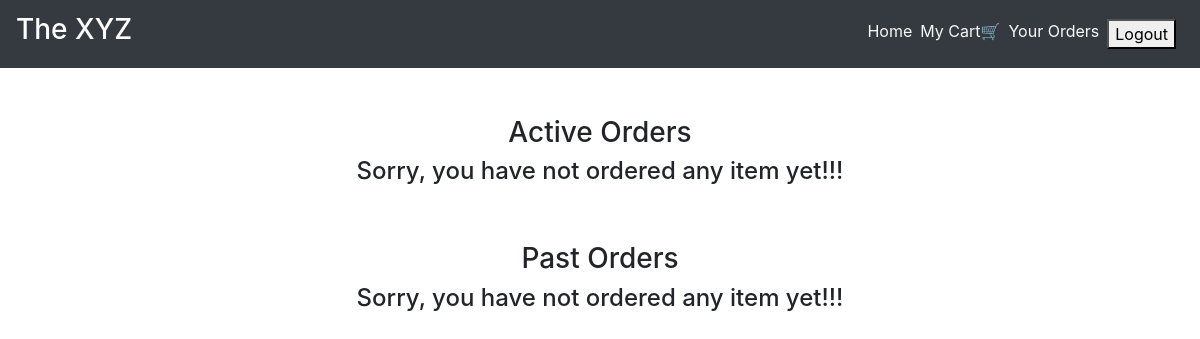
Before: /order_details/ (signed in) with the older database file.
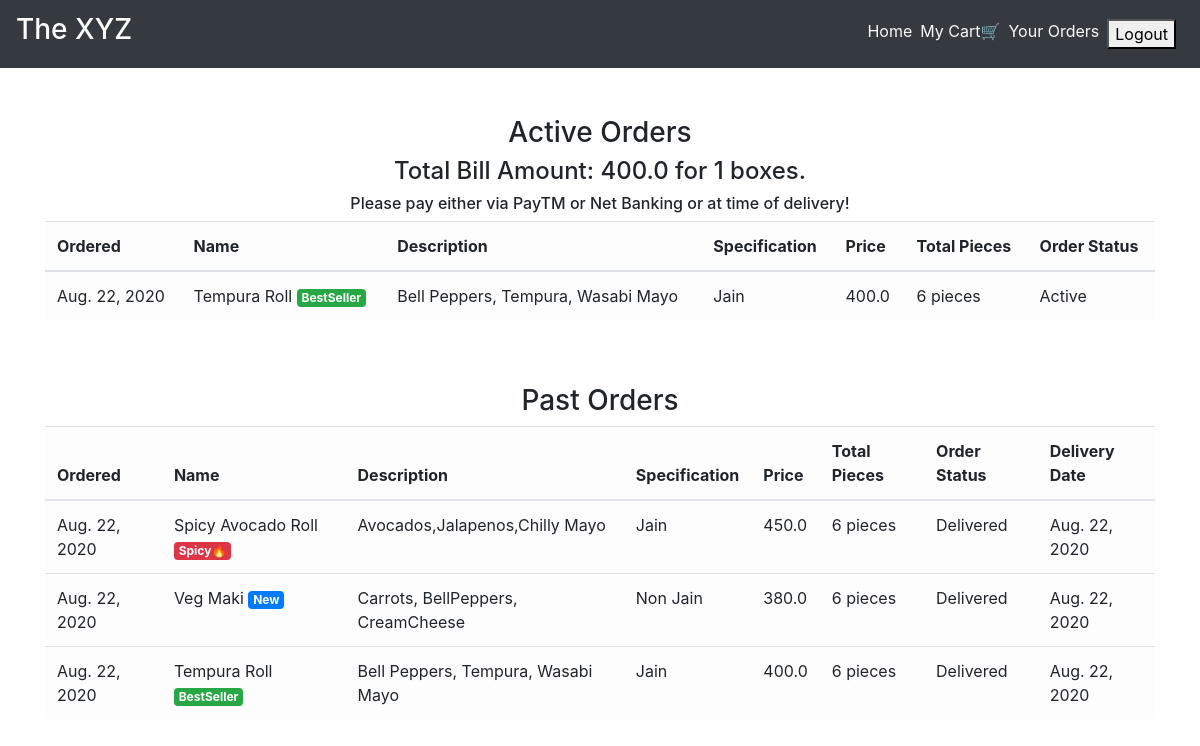
After: the same page with the newer database file.
### main/models.py (models this page shows, shortened)
class CartItems(models.Model):
    ORDER_STATUS = (
        ('Active', 'Active'),
        ('Delivered', 'Delivered')
    )
    user = models.ForeignKey(User, on_delete=models.CASCADE)
    item = models.ForeignKey(Item, on_delete=models.CASCADE)
    ordered = models.BooleanField(default=False)
    quantity = models.IntegerField(default=1)
    ordered_date = models.DateField(default=timezone.now)
    status = models.CharField(max_length=20, choices=ORDER_STATUS, default='Active')
    delivery_date = models.DateField(default=timezone.now)
    class Meta:
        verbose_name = 'Cart Item'
        verbose_name_plural = 'Cart Items'

class Item(models.Model):
    LABELS = (
        ('BestSeller', 'BestSeller'),
        ('New', 'New'),
        ('Spicy🔥', 'Spicy🔥'),
    )
    LABEL_COLOUR = (
        ('danger', 'danger'),
        ('success', 'success'),
        ('primary', 'primary'),
        ('info', 'info')
    )
    title = models.CharField(max_length=150)
    description = models.CharField(max_length=250,blank=True)
    price = models.FloatField()
    pieces = models.IntegerField(default=6)
    instructions = models.CharField(max_length=250,default="Jain Option Available")
    image = models.ImageField(default='default.png', upload_to='images/')
    labels = models.CharField(max_length=25, choices=LABELS, blank=True)
    label_colour = models.CharField(max_length=15, choices=LABEL_COLOUR, blank=True)
    slug = models.SlugField(default="sushi_name")
    created_by = models.ForeignKey(User, on_delete=models.CASCADE)

### main/views.py (the view)
# urls.py: path('order_details/', views.order_details, name='order_details'),
@login_required
def order_details(request):
    items = CartItems.objects.filter(ordered=True,status="Active").order_by('-ordered_date')
    cart_items = CartItems.objects.filter(ordered=True,status="Delivered").order_by('-ordered_date')
    bill = items.aggregate(Sum('item__price'))
    number = items.aggregate(Sum('quantity'))
    pieces = items.aggregate(Sum('item__pieces'))
    total = bill.get("item__price__sum")
    count = number.get("quantity__sum")
    total_pieces = pieces.get("item__pieces__sum")
    context = {
        'items':items,
        'cart_items':cart_items,
        'total': total,
        'count': count,
        'total_pieces': total_pieces
    }
    return render(request, 'main/order_details.html', context)

### main/templatetags/get_group.py (called while the page is built)
@register.filter(name='has_group')
def has_group(user, group_name):
    return user.groups.filter(name=group_name).exists()

### main/templates/main/order_details.html
{% extends "main/layout.html" %}
{% block content %}
<div class="cart">
    <div class="container">
        <div class="row">
            <div class="col-sm-12 mt-5">
                <h3 class="text-center">Active Orders</h3>
                {% if items %}
                <h4 class="text-center">Total Bill Amount: {{total}} for {{ count }} boxes.</h4>
                <h6 class="text-center">Please pay either via PayTM or Net Banking or at time of delivery!</h6>
                <div class="table-responsive">
                    <table class="table table-light">
                        <thead>
                        <tr>
                            <th scope="col">Ordered</th>
                            <th scope="col">Name</th>
                            <th scope="col">Description</th>
                            <th scope="col">Specification</th>
                            <th scope="col">Price</th>
                            <th scope="col">Total Pieces</th>
                            <th scope="col">Order Status</th>
                        </tr>
                        </thead>
                        <tbody>
                            {% for item_active in items %}
                        <tr>
                            <td>{{ item_active.ordered_date }}</td>
                            <td>{{ item_active.item.title }} <span class="badge badge-{{ item_active.item.label_colour }}">{{ item_active.item.labels }}</span></td>
                            <td>{{ item_active.item.description }}</td>
                            <td>{{ item_active.item.instructions }}</td>
                            <td>{{ item_active.item.price }}</td>
                            <td>{{ item_active.item.pieces }} pieces</td>
                            <td>{{ item_active.status }}</td>
                        </tr>
                            {% endfor %}
                        </tbody>
                    </table>
                </div>
                {% else %}
                <h4 class="text-center">Sorry, you have not ordered any item yet!!!</h4>
                {% endif %}
            </div>
        </div>
        <div class="row">
            <div class="col-sm-12 mt-5">
                <h3 class="text-center">Past Orders</h3>
                {% if cart_items %}
                <div class="table-responsive">
                    <table class="table table-light">
                        <thead>
                        <tr>
                            <th scope="col">Ordered</th>
                            <th scope="col">Name</th>
                            <th scope="col">Description</th>
                            <th scope="col">Specification</th>
                            <th scope="col">Price</th>
                            <th scope="col">Total Pieces</th>
                            <th scope="col">Order Status</th>
                            <th scope="col">Delivery Date</th>
                        </tr>
                        </thead>
                        <tbody>
                            {% for cart in cart_items %}
                        <tr>
                            <td>{{ cart.ordered_date }}</td>
                            <td>{{ cart.item.title }} <span class="badge badge-{{ cart.item.label_colour }}">{{ cart.item.labels }}</span></td>
                            <td>{{ cart.item.description }}</td>
                            <td>{{ cart.item.instructions }}</td>
                            <td>{{ cart.item.price }}</td>
                            <td>{{ cart.item.pieces }} pieces</td>
                            <td>{{ cart.status }}</td>
                            <td>{{ cart.delivery_date }}</td>
                        </tr>
                            {% endfor %}
                        </tbody>
                    </table>
                </div>
                {% else %}
                <h4 class="text-center">Sorry, you have not ordered any item yet!!!</h4>
                {% endif %}
            </div>
        </div>
    </div>
</div>
{% endblock content %}

Changed rows visible on the page:
added CartItems: ordered_date "Aug. 22, 2020", item "Tempura Roll", item.labels "BestSeller", item.description "Bell Peppers, Tempura, Wasabi Mayo", item.instructions "Jain", item.price "400.0", item.pieces "6", status "Active", shown under "Please pay either via PayTM or Net Banking or at time of delivery!"
added CartItems: ordered_date "Aug. 22, 2020", item "Spicy Avocado Roll", item.labels "Spicy🔥", item.description "Avocados,Jalapenos,Chilly Mayo", item.instructions "Jain", item.price "450.0", item.pieces "6", status "Delivered", delivery_date "Aug. 22, 2020", shown under "Past Orders"
added CartItems: ordered_date "Aug. 22, 2020", item "Veg Maki", item.labels "New", item.description "Carrots, BellPeppers, CreamCheese", item.instructions "Non Jain", item.price "380.0", item.pieces "6", status "Delivered", delivery_date "Aug. 22, 2020", shown under "Past Orders"
added CartItems: ordered_date "Aug. 22, 2020", item "Tempura Roll", item.labels "BestSeller", item.description "Bell Peppers, Tempura, Wasabi Mayo", item.instructions "Jain", item.price "400.0", item.pieces "6", status "Delivered", delivery_date "Aug. 22, 2020", shown under "Past Orders"
Other visible differences:
{{ total }}: (not shown) → "400.0"
{{ count }}: (not shown) → "1"
text no longer shown: "Sorry, you have not ordered any item yet!!! Sorry, you have not ordered any item yet!!!"
text now shown: "Total Bill Amount: for boxes. Please pay either via PayTM or Net Banking or at time of delivery! Ordered Name Description Specification Price Total Pieces Order Status Ordered Name Description Specification Price Total Pieces Order Status Delivery Date"
